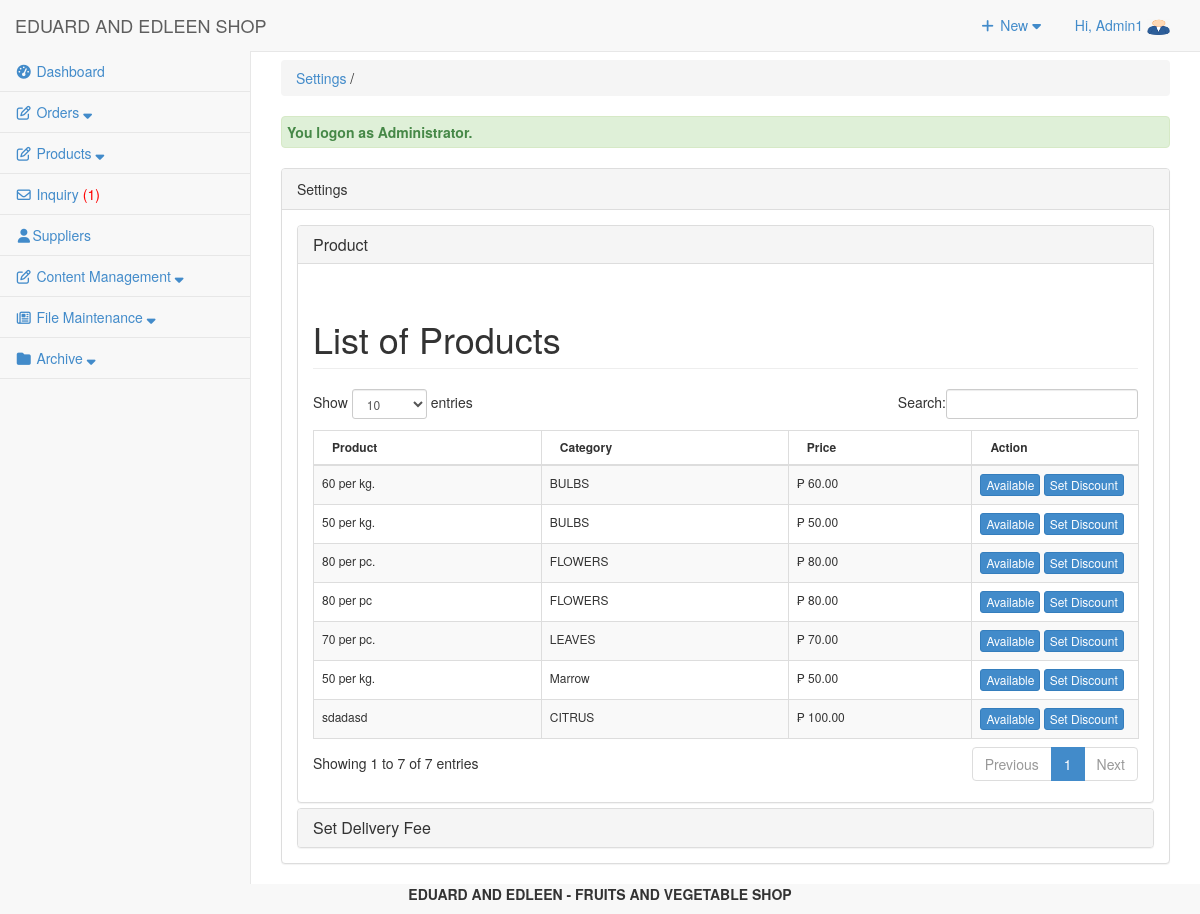
/admin/settings/index.php (signed in), run on the app's committed database.
### tables this page shows
CREATE TABLE `tbluseraccount` (
  `USERID` int(11) NOT NULL,
  `U_NAME` varchar(122) NOT NULL,
  `U_USERNAME` varchar(122) NOT NULL,
  `U_PASS` varchar(122) NOT NULL,
  `U_ROLE` varchar(30) NOT NULL,
  `USERIMAGE` varchar(255) NOT NULL,
  `U_STATUS` varchar(255) NOT NULL DEFAULT 'Active'
);

CREATE TABLE `tblpromopro` (
  `PROMOID` int(11) NOT NULL,
  `PROID` int(11) NOT NULL,
  `PRODISCOUNT` double NOT NULL,
  `PRODISPRICE` double NOT NULL,
  `PROBANNER` tinyint(4) NOT NULL,
  `PRONEW` tinyint(4) NOT NULL
);

CREATE TABLE `tblproduct` (
  `PROID` int(11) NOT NULL,
  `PRODNAME` varchar(100) NOT NULL,
  `PRODESC` varchar(255) DEFAULT NULL,
  `INGREDIENTS` varchar(255) NOT NULL,
  `PROQTY` int(11) DEFAULT NULL,
  `ORIGINALPRICE` double NOT NULL,
  `PROPRICE` double DEFAULT NULL,
  `CATEGID` int(11) DEFAULT NULL,
  `IMAGES` varchar(255) DEFAULT NULL,
  `PROSTATS` varchar(30) DEFAULT NULL,
  `OWNERNAME` varchar(90) NOT NULL,
  `OWNERPHONE` varchar(90) NOT NULL,
  `PROD_STATUS` varchar(255) NOT NULL DEFAULT 'Active'
);

CREATE TABLE `tblcategory` (
  `CATEGID` int(11) NOT NULL,
  `CATEGORIES` varchar(255) NOT NULL,
  `IS_VEGETABLE` tinyint(1) NOT NULL DEFAULT 0,
  `USERID` int(11) NOT NULL
);

### admin/settings/index.php (called while the page is built, shortened)
<?php
require_once("../../include/initialize.php");
$view = (isset($_GET['view']) && $_GET['view'] != '') ? $_GET['view'] : '';
$header=$view;
$title="Settings";
require_once ("../theme/templates.php");
?>

### include/database.php (called while the page is built, shortened)
<?php
class Database {
	var $sql_string = '';
	private $conn;
	public function open_connection() {
		$this->conn = mysqli_connect(server,user,pass);
		if(!$this->conn){
			echo "Problem in database connection! Contact administrator!";
			exit();
		}else{
			$db_select = mysqli_select_db($this->conn,database_name);
		}
	}
	function setQuery($sql='') {
		$this->sql_string=$sql;
	}
	function executeQuery() {
		$result = mysqli_query($this->conn,$this->sql_string);
		return $result;
	}
	private function confirm_query($result) {
		return $result;
	}
	function loadResultList( $key='' ) {
		$cur = $this->executeQuery();
		$array = array();
		while ($row = mysqli_fetch_object($cur)) {
			if ($key) {
				$array[$row->$key] = $row;
			} else {
				$array[] = $row;
			}
		}
		return $array;
	}
	function loadSingleResult() {
		$cur = $this->executeQuery();
		while ($row = mysqli_fetch_object($cur)) {
		return $data = $row;
		}
	}
	public function num_rows($result_set) {
		return mysqli_num_rows($result_set);
	}
}
$mydb = new Database();
?>

### include/accounts.php (called while the page is built, shortened)
<?php
require_once(LIB_PATH.DS.'database.php');
class User {
	protected static  $tblname = "tbluseraccount";
	function single_user($id=""){
			global $mydb;
			$mydb->setQuery("SELECT * FROM ".self::$tblname."
				Where USERID= '{$id}' LIMIT 1");
			$cur = $mydb->loadSingleResult();
			return $cur;
	}
}
?>

### admin/settings/listproduct.php (the view, shortened to what this page needs)
<div class="row">
     	 <div class="col-lg-12">
          <h1 class="page-header">List of Products   </h1>
     		</div>
 		 </div>
	    <form action="controller.php?action=delete" Method="POST">
	    <div class="table-responsive">
		<table id="dash-table"  class="table table-striped table-bordered table-hover "  style="font-size:12px" cellspacing="0" >
		  <thead>
		  	<tr>
		  		<th>Product</th>
		  		<th>Category</th>
		  		<th>Price</th>
		  		<th width="130">Action</th>
		  	</tr>
		  </thead>
	  <tbody>
		  	<?php
		  		$query = "SELECT * FROM `tblpromopro` pr , `tblproduct` p , `tblcategory` c
         					 WHERE pr.`PROID`=p.`PROID` AND  p.`CATEGID` = c.`CATEGID` ";
		  		$mydb->setQuery($query);
		  		$cur = $mydb->loadResultList();
				foreach ($cur as $result) {
		  		echo '<tr>';
		  		echo '<td>'.$result->PRODESC.'</td>';
		  		echo '<td>'. $result->CATEGORIES.'</td>';
		  		echo '<td> &#8369 '.  number_format($result->PRODISPRICE,2).'</td>';
		  		if ($result->PROSTATS=='Available'){
		  			$stats = 'Available';
		  		}else{
		  			$stats = 'NotAvailable';
		  		}
		  		echo
		  		 '<td align="left">
					<a href="'.web_root.'admin/settings/controller.php?action=editStatus&id='.$result->PROID.'&stats='.$stats.'" class="btn btn-primary btn-xs">'.$stats.'</a>
					<a href="setDiscount.php?id='.$result->PROID.'" data-toggle="lightbox"  class="btn btn-primary btn-xs">Set Discount</a>
		  		 </td>';
		  	}
		  	?>
		  </tbody>
		</table>
		</div>
		</form>

### admin/theme/templates.php (shortened to what this page needs)
<!DOCTYPE html>
<html lang="en">
<head>
<link href="<?php echo web_root; ?>admin/css/bootstrap.min.css" rel="stylesheet">
<link href="<?php echo web_root; ?>admin/css/metisMenu.min.css" rel="stylesheet">
<link href="<?php echo web_root; ?>admin/css/timeline.css" rel="stylesheet">
<link href="<?php echo web_root; ?>admin/css/sb-admin-2.css" rel="stylesheet">
<link href="<?php echo web_root; ?>admin/font/css/font-awesome.min.css" rel="stylesheet" type="text/css">
<link href="<?php echo web_root; ?>admin/font/font-awesome.min.css" rel="stylesheet" type="text/css">
<link href="<?php echo web_root; ?>admin/css/dataTables.bootstrap.css" rel="stylesheet">
<link href="<?php echo web_root; ?>css/bootstrap-datetimepicker.min.css" rel="stylesheet" media="screen">
<link href="<?php echo web_root; ?>css/datepicker.css" rel="stylesheet" media="screen">
<link href="<?php echo web_root; ?>admin/css/costum.css" rel="stylesheet">
<link href="<?php echo web_root; ?>admin/css/ekko-lightbox.css" rel="stylesheet">
</head>
  <?php
    $query = "SELECT * FROM tblsummary WHERE ORDEREDSTATS = 'Pending'";
    $mydb->setQuery($query);
    $query = "SELECT * FROM tblinquiry WHERE INQSTATUS = 'NEW'";
    $mydb->setQuery($query);
    $cur = $mydb->executeQuery();
    $rowscount = $mydb->num_rows($cur);
    $res = isset($rowscount)? $rowscount : 0;
    if($res>0){
    $inquiry = '<span style="color:red;">('.$res.')</span>';
    }else{
        $inquiry = '<span> ('.$res.')</span>';
    }
?>
<body>
   <div id="wrapper">
        <nav class="navbar navbar-default navbar-static-top  " role="navigation" style="margin-bottom: 0">
            <div class="navbar-header">
                 <a class="navbar-brand"  href="<?php echo web_root; ?>admin/index.php" >EDUARD AND EDLEEN SHOP</a>
            </div>
            <ul class="nav navbar-top-links navbar-right">
                 <li class="dropdown">
                    <a class="dropdown-toggle" data-toggle="dropdown" href="#">
                        <i class="fa fa-plus fa-fw"></i> New  <i class="fa fa-caret-down"></i>
                    </a>
                </li>
<?php
 $user = New User();
$singleuser = $user->single_user($_SESSION['USERID']);
?>
                <li class="dropdown">
                    <a class="dropdown-toggle" data-toggle="dropdown" href="#">
                        Hi, <?php echo $_SESSION['U_NAME']; ?> <img title="profile image" width="23px" height="17px" src="<?php echo web_root.'admin/user/'.$singleuser ->USERIMAGE ?>">
                    </a>
                </li>
            </ul>
            <div class="navbar-default sidebar" role="navigation">
                <div class="sidebar-nav navbar-collapse">
                    <ul class="nav" id="side-menu">
                        <li>
                             <a href="<?php echo web_root; ?>admin/dashboard/"><i class="fa fa-tachometer fa-fw"></i>  Dashboard </a>
                        </li>
                        <li class="nav-item">
                            <a class="nav-link" data-toggle="collapse" href="#collapseExample4" aria-expanded="false" aria-controls="collapseExample">
                                <i class="fa fa-pencil-square-o fa-fw"></i><span class="menu-orders"> Orders <i class="fa fa-sort-down"></i></span>
                            </a>
                        </li>
                        <li class="nav-item">
                            <a class="nav-link" data-toggle="collapse" href="#collapseExample5" aria-expanded="false" aria-controls="collapseExample">
                                <i class="fa fa-pencil-square-o fa-fw"></i><span class="menu-title"> Products <i class="fa fa-sort-down"></i></span>
                            </a>
                        </li>
                        <li>
                             <a href="<?php echo web_root; ?>admin/inquiry/" ><i class="fa fa-envelope-o fa-fw"></i>  Inquiry <?php echo $inquiry; ?></a>
                        </li>
                        <li>
                             <a href="<?php echo web_root; ?>admin/supplier/" ><i class="fa fa-user fa-fw"></i>Suppliers</a>
                        </li>
                        <li class="nav-item">
                            <a class="nav-link" data-toggle="collapse" href="#collapseExample1" aria-expanded="false" aria-controls="collapseExample">
                                <i class="fa fa-pencil-square-o fa-fw"></i><span class="menu-title"> Content Management <i class="fa fa-sort-down"></i></span>
                            </a>
                        </li>
                        <li class="nav-item">
                            <a class="nav-link" data-toggle="collapse" href="#collapseExample3" aria-expanded="false" aria-controls="collapseExample">
                                <i class="fa fa-newspaper-o fa-fw"></i><span class="menu-title"> File Maintenance <i class="fa fa-sort-down"></i></span>
                            </a>
                        </li>
                        <?php if ($_SESSION['U_ROLE']=='Administrator') {
                        ?>
                        <li class="nav-item">
                            <a class="nav-link" data-toggle="collapse" href="#collapseExample2" aria-expanded="false" aria-controls="collapseExample">
                                <i class="fa fa-folder fa-fw"></i><span class="menu-title"> Archive <i class="fa fa-sort-down"></i></span>
                            </a>
                        </li>
                 <?php }  ?>
                    </ul>
                </div>
            </div>
        </nav>
  <div id="page-wrapper">
            <div class="row" >
                <div class="col-lg-12">
                    <?php
                    if ($title<>'Dashboard'){
                       echo   '<p class="breadcrumb" style="margin-top: 8px;">
                        <a href="index.php" title="'. $title.'" >'. $title.'</a>
                        '.(isset($header) ? ' / '. $header : '').'  </p>'  ;
                    } ?>
                  <?php require_once $content; ?>
                </div>
            </div>
        </div>
    </div>
</body>
      <footer><p  style="text-align: center;font-weight: bold;"> EDUARD AND EDLEEN - FRUITS AND VEGETABLE SHOP </p></footer>
</html>

### admin/css/sb-admin-2.css (style rules this page uses)
body { background-color: #f8f8f8; }
#wrapper { width: 100%; }
#page-wrapper { padding: 0 15px; min-height: 568px; background-color: #fff; }
@media (min-width:768px) { #page-wrapper { position: inherit; margin: 0 0 0 250px; padding: 0 30px; border-left: 1px solid #e7e7e7; } }
.navbar-top-links { margin-right: 0; }
.navbar-top-links li { display: inline-block; }
.navbar-top-links li:last-child { margin-right: 15px; }
.navbar-top-links li a { padding: 15px; min-height: 50px; }
.sidebar .sidebar-nav.navbar-collapse { padding-right: 0; padding-left: 0; }
.sidebar ul li { border-bottom: 1px solid #e7e7e7; }
@media (min-width:768px) { .sidebar { z-index: 1; position: absolute; width: 250px; margin-top: 51px; } }

### data on the page
tbluseraccount: USERIMAGE (picture)
tblpromopro: PROID.PRODESC "60 per kg.", tblcategory.CATEGORIES "BULBS", PRODISPRICE "60.00", PROID.PROSTATS "Available"
tblpromopro: PROID.PRODESC "50 per kg.", tblcategory.CATEGORIES "BULBS", PRODISPRICE "50.00", PROID.PROSTATS "Available"
tblpromopro: PROID.PRODESC "80 per pc.", tblcategory.CATEGORIES "FLOWERS", PRODISPRICE "80.00", PROID.PROSTATS "Available"
tblpromopro: PROID.PRODESC "80 per pc", tblcategory.CATEGORIES "FLOWERS", PRODISPRICE "80.00", PROID.PROSTATS "Available"
tblpromopro: PROID.PRODESC "70 per pc.", tblcategory.CATEGORIES "LEAVES", PRODISPRICE "70.00", PROID.PROSTATS "Available"
tblpromopro: PROID.PRODESC "50 per kg.", tblcategory.CATEGORIES "Marrow", PRODISPRICE "50.00", PROID.PROSTATS "Available"
tblpromopro: PROID.PRODESC "sdadasd", tblcategory.CATEGORIES "CITRUS", PRODISPRICE "100.00", PROID.PROSTATS "Available"

### other printed values
$_SESSION['U_NAME'] "Admin1"
$res "1"
$title "Settings"
$_SESSION['message'] "You logon as Administrator."
